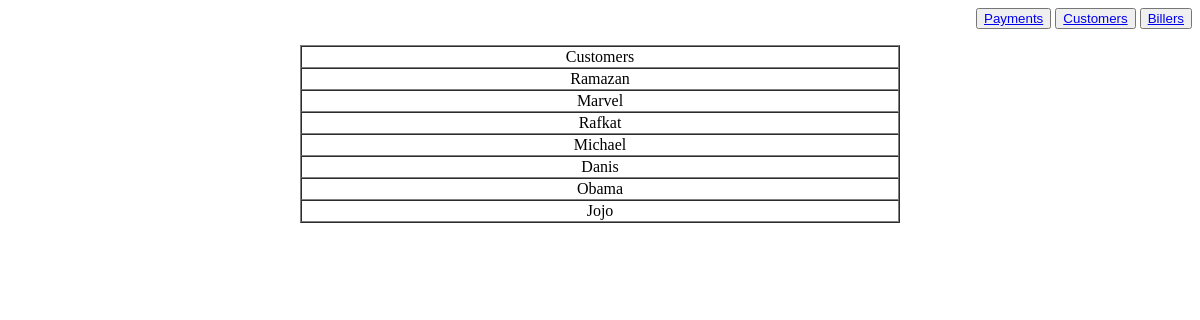
The app's page /customers/, older data.
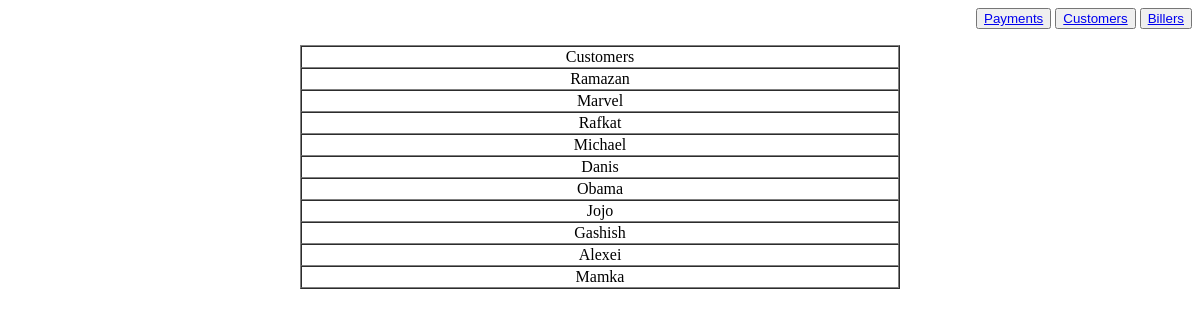
The same page, newer data.
### payments/models.py (models this page shows, shortened)
class Customer(models.Model):
    customer_text = models.CharField(max_length=200)
    objects = NewBC()

### payments/views.py (the view)
# urls.py: path('customers/', views.CustomersView.as_view(), name='customers'),
class CustomersView(generic.ListView):
    model = Customer
    template_name = 'payment/customers.html'
    context_object_name = 'latest_customers_list'

### payments/templates/payment/customers.html
<p align="right"><button><a href="/payments/">Payments</a> </button>
<button><a href="/customers/">Customers</a></button>
<button><a href="/billers/">Billers</a></button></p>
<table border="1" cellspacing="0" align="center" width="600px">
    <tr>
        <td align="center">
            Customers
        </td>
    </tr>
{% if latest_customers_list %}
    {%for customers in latest_customers_list %}
    <tr>
        <td align="center">
            {{customers.customer_text}}
        </td>
    </tr>
    {% endfor %}
{% else %}
        <p> No customers available. </p>
{% endif %}
</table>

Row changes from the older to the newer data that the page shows:
added Customer: customer_text "Gashish"
added Customer: customer_text "Alexei"
added Customer: customer_text "Mamka"
